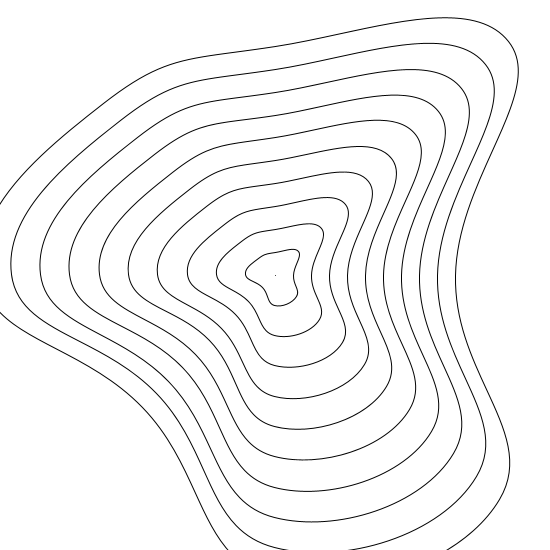
Frame 1 (no input)
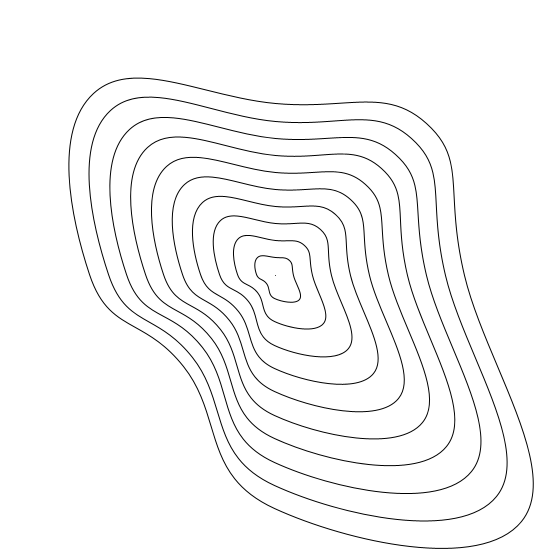
Frame 60 (the mouse pressed at the canvas centre just before this capture)
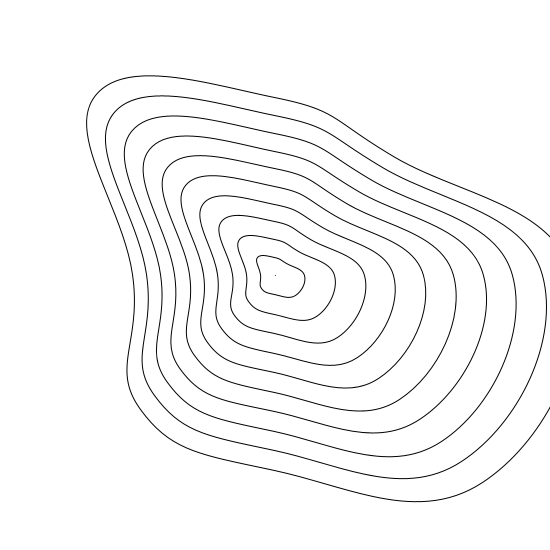
Frame 120 (the mouse held since frame 60 and released just before this capture)

The Processing sketch that drew these frames (run headless with seeded random() and noise(); from frame 60 on, the mouse is pressed at the canvas centre):

// Processing sketch: processing_34007
// ── processing_34007.pde

   //http://forum.processing.org/topic/generating-shapes
   //Generating shapes
   
    int numberOfCircles = 11;
    int numberOfPoints = 8;
    int distanceBetweenCircles = 50;
    boolean showPoints;
    int pointSize = 8;
     
    int[][] radiusPoint = new int[numberOfCircles][numberOfPoints];
    void setup() {
      size(550,550);
      smooth();
      curveTightness(-0.3);
      noFill();
    }
     
    void draw() {
      background(255);
      translate(width/2,height/2);
      generateRadiusPoints();
     
      for (int i=0; i<numberOfCircles; i++) {
        beginShape();
        for (int j=0; j<numberOfPoints+3; j++) {
          if (j < numberOfPoints) {
            int rPoint = radiusPoint[i][j];
            curveVertex(sin((TWO_PI/numberOfPoints)*j)*rPoint,cos((TWO_PI/numberOfPoints)*j)*rPoint);
            if (showPoints) { ellipse(sin((TWO_PI/numberOfPoints)*j)*rPoint,cos((TWO_PI/numberOfPoints)*j)*rPoint,pointSize,pointSize); }
          } else {
            int rPoint = radiusPoint[i][(j-numberOfPoints)];
            curveVertex(sin((TWO_PI/numberOfPoints)*(j-numberOfPoints))*rPoint,
            cos((TWO_PI/numberOfPoints)*(j-numberOfPoints))*rPoint);
            if (showPoints) { ellipse(sin((TWO_PI/numberOfPoints)*(j-numberOfPoints))*rPoint,
            cos((TWO_PI/numberOfPoints)*(j-numberOfPoints))*rPoint,pointSize,pointSize); }
          }
        }
        endShape();
      }
    }
     
    void generateRadiusPoints() {
      for (int i=0; i<numberOfCircles; i++) {
        for (int j=0; j<numberOfPoints; j++) {
            radiusPoint[i][j] = int(noise(frameCount*0.005,j)*distanceBetweenCircles*i);
        }
      }
    }
     
    void keyPressed() {
      if (key == ' ') {
        showPoints = !showPoints;
      }
    }               
